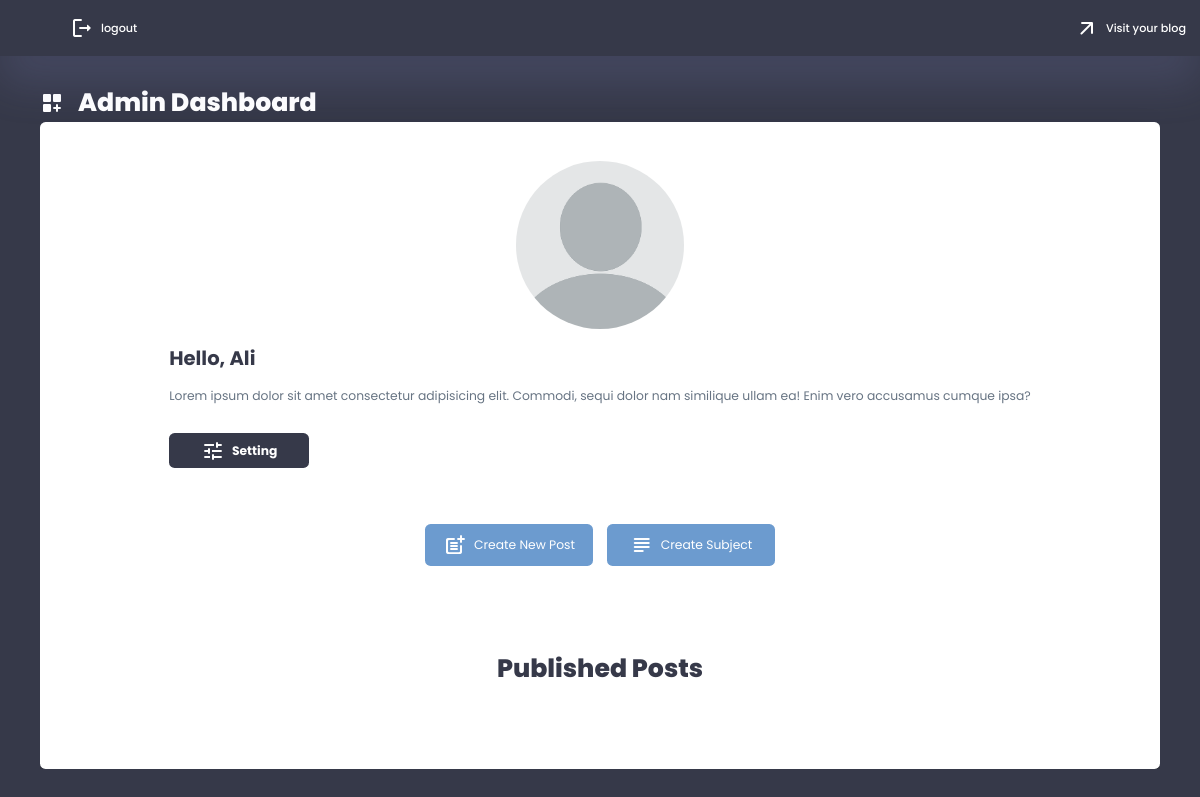
Before: /auth/admin_dashboard (signed in) with the older database file.
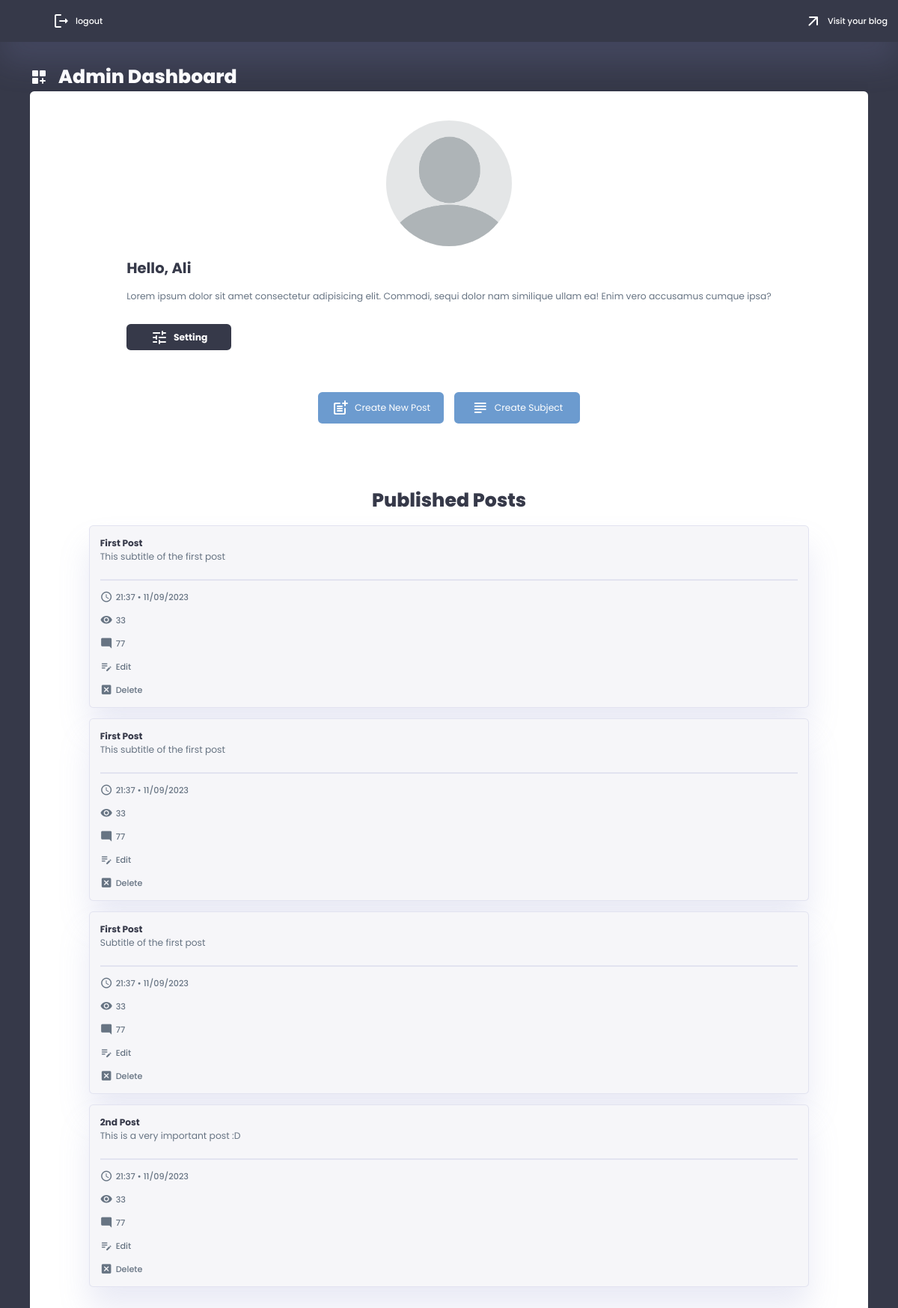
After: the same page with the newer database file.
### app/models/blog.py (models this page shows, shortened)
class Blog(db.Model, UserMixin):
    __tablename__ = 'blog'
    id = db.Column(db.Integer, primary_key=True)
    email = db.Column(db.String(120), unique=True, nullable=False)
    password = db.Column(db.String(80), nullable=False)
    subdomain = db.Column(db.String(100), unique=True, nullable=False)
    blog_title = db.Column(db.String(40), nullable=True)
    blog_subtitle = db.Column(db.String(100), nullable=True)
    blog_about = db.Column(db.Text, nullable=True)
    author = db.Column(db.String(100), nullable=True)
    author_bio = db.Column(db.Text, nullable=True)
    profile_pic = db.Column(db.String(20), nullable=True)
    header_pic = db.Column(db.String(20), nullable=True)
    created_at = db.Column(db.DateTime, nullable=False, default=datetime.utcnow)
    impressions = db.Column(db.Integer, default=0)
    is_block = db.Column(db.Boolean, default=False)
    posts = relationship('Post', back_populates='blog')
    comments = db.relationship('Comment', back_populates='blog')

### app/models/post.py (models this page shows)
class Post(db.Model):
    __tablename__ = 'post'
    id = db.Column(db.Integer, primary_key=True)
    blog_id = db.Column(db.Integer, db.ForeignKey('blog.id'), nullable=False)
    title = db.Column(db.String(100), nullable=False)
    subtitle = db.Column(db.String(150), nullable=True)
    body = db.Column(db.Text, nullable=False)
    post_pic = db.Column(db.String(20), nullable=True)
    views = db.Column(db.Integer, default=0)
    created_at = db.Column(db.DateTime, nullable=False, default=datetime.utcnow)
    blog = relationship('Blog', back_populates='posts')
    subjects = db.relationship('Subject', secondary='post_subject_association', back_populates='posts')
    comments = db.relationship('Comment', lazy=True)

### app/routes/auth_routes.py (the view)
@auth_routes.route('/admin_dashboard')
@login_required
def admin_dashboard():
    posts = Post.query.all()
    return render_template('auth/admin_dashboard.html', current_user=current_user, posts=posts)

### app/__init__.py (called while the page is built)
@login_manager.user_loader
def load_user(blog_id):
    return Blog.query.get(int(blog_id))

### app/routes/auth_routes.py (called while the page is built)
@auth_routes.before_request
def before_request():
    g.csrf_token = generate_csrf()  # from flask import g

### app/templates/auth/admin_dashboard.html (shortened to what this page needs)
{% extends 'base.html' %}
{% block content %}
<div class="admin_main">
    <div class="admin_sec">
        <a class="dashboard_title" href="#">
            <span class="material-icons-round">dashboard_customize</span>
            <h1>Admin Dashboard</h1>
        </a>
        <div class="admin_panel">
            <div class="admin_info">
                <div class="admin_img">
                    <img src="{{url_for('static', filename='images/main/blank-profile-pic.png')}}" alt="">
                </div>
                <div class="admin_bio">
                    <h3>Hello, {{current_user.author}}</h3>
                    <p>Lorem ipsum dolor sit amet consectetur adipisicing elit. Commodi, sequi dolor nam similique ullam ea! Enim vero accusamus cumque ipsa?</p>
                    <a href="#"><span class="material-icons-round">tune</span>Setting</a>
                </div>
            </div>
            <div class="new_post_btn">
                <a href="{{ url_for('auth.create_post') }}"><span class="material-icons-round">post_add</span>Create New Post</a>
                <a href="{{url_for('auth.create_subject')}}"><span class="material-icons-round">subject</span>Create Subject</a>
            </div>
            <div class="pre_posts">
                <h1>Published Posts</h1>
                {% if posts %}
                {% for post in posts %}
                <div class="pre_tab">
                    <div class="title">
                        <a href="#">
                            <h3>{{post.title}}</h3>
                            <p>{{post.subtitle}}</p>
                        </a>
                    </div>
                    <hr class="line">
                    <div class="btn_sec">
                        <h3><span class="material-icons-round">schedule</span>21:37 • 11/09/2023</h3>
                        <h3><span class="material-icons-round">visibility</span>33</h3>
                        <h3><span class="material-icons-round">mode_comment</span>77</h3>
                        <a href="#">
                            <span class="material-icons-round">edit_note</span>
                            <h3>Edit</h3>
                        </a>
                        <a href="#">
                            <span class="material-icons-round">disabled_by_default</span>
                            <h3>Delete</h3>
                        </a>
                    </div>
                </div>
                {% endfor %}
                {% endif %}
            </div>
        </div>
    </div>
</div>
{% endblock %}

### app/templates/base.html (shortened to what this page needs)
<!DOCTYPE html>
<html lang="en">
<head>
    <link rel="stylesheet" href="{{url_for('static', filename='css/root.css')}}">
    <link rel="stylesheet" href="{{url_for('static', filename='css/styles.css')}}">
    <link rel="stylesheet" href="{{url_for('static', filename='css/main.css')}}">
    <link rel="stylesheet" href="{{url_for('static', filename='css/register.css')}}">
    <link rel="stylesheet" href="{{url_for('static', filename='css/login.css')}}">
    <link rel="stylesheet" href="{{url_for('static', filename='css/admin.css')}}">
    <link rel="stylesheet" href="{{url_for('static', filename='css/blog.css')}}">
</head>
<body>
    <main>
        {% block content %}
        {% endblock %}
    </main>
</body>
</html>

### app/templates/admin_header.html
<header class="admin_header">
    <div class="nexlog">
        <a href="{{ url_for('auth.logout') }}" target="_blank">
            <span class="material-icons-round">logout</span>
            <h3>logout</h3>
        </a>
    </div>
    <div class="visitBlog">
        <a href="{{url_for('blog.blog', user_subdomain=current_user.subdomain)}}" target="_blank">
            <span class="material-icons-round">arrow_outward</span>
            <h3>Visit your blog</h3>
        </a>
    </div>
</header>

### app/static/css/root.css (style rules this page uses)
:root { --color-primary: #6C9BCF; --color-danger: #FF0060; --color-success: #1B9C85; --color-warning: #F7D060; --color-white: #fff; --color-info-dark: #7d8da1; --color-dark: #363949; --color-light: rgba(132, 139, 200, 0.18); --color-dark-variant: #677483; --color-background: #f6f6f9; --card-border-radius: 2rem; --border-radius-1: 0.4rem; --border-radius-2: 1.2rem; --card-padding: 1.8rem; --padding-1: 1.2rem; --box-shadow: 0 2rem 3rem var(--color-light); --box-shadow-dark: 0 2rem 3rem rgba(23, 26, 13, 0.3); --inner-shadow: inset 0.1rem 0.1rem 0.5rem var(--color-light); --transition-1: all 0.3s ease ; --clr-wheat:#E9D985; --clr-mint:#BCD8C1; --clr-tqz:#439A86; --clr-dark-tqz:#007991; --clr-navy:#222E50; }
* { margin: 0; padding: 0; outline: 0; appearance: 0; border: 0; text-decoration: none; box-sizing: border-box; }
html { font-size: 14px; }
body { width: 100vw; height: 100vh; font-family: 'Poppins', sans-serif; font-size: 0.88rem; user-select: none; overflow-x: hidden; color: var(--color-dark); background-color: var(--color-background); }
a { color: var(--color-dark); }
img { display: block; width: 100%; object-fit: cover; }
h1 { font-weight: 800; font-size: 1.8rem; }
h3 { font-weight: 500; font-size: 0.87rem; }
p { color: var(--color-dark-variant); }

### app/static/css/styles.css (style rules this page uses)
header { display: flex; flex-direction: row; align-items: center; text-align: center; z-index: 1; padding-left: 4rem; width: 100vw; height: 4rem; top: 0; color: var(--color-dark); background-color: var(--color-white); box-shadow: var(--boxshadow); }

Changed rows visible on the page:
added Post: title "First Post", subtitle "This subtitle of the first post"
added Post: title "First Post", subtitle "This subtitle of the first post"
added Post: title "First Post", subtitle "Subtitle of the first post"
added Post: title "2nd Post", subtitle "This is a very important post :D"
